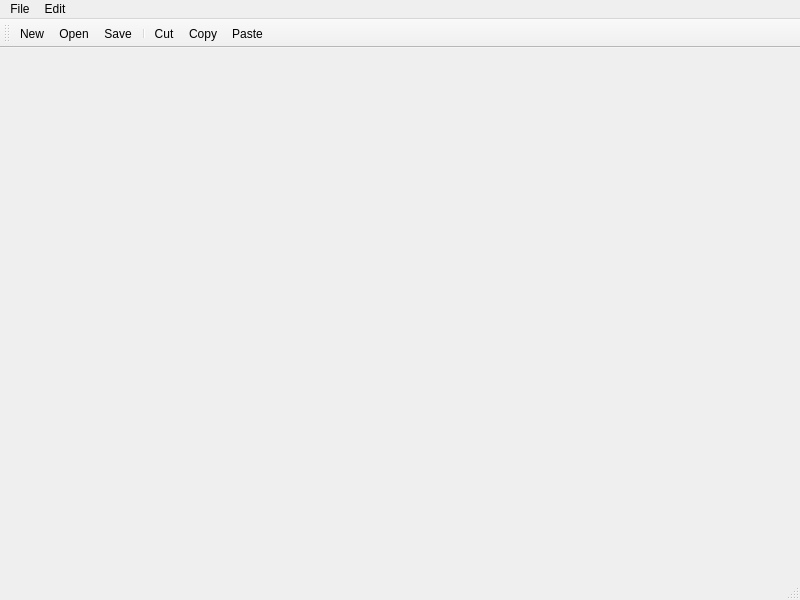
<?xml version="1.0" encoding="UTF-8"?>
<ui version="4.0">
 <class>MainWindow</class>
 <widget class="QMainWindow" name="MainWindow">
  <property name="geometry">
   <rect>
    <x>0</x>
    <y>0</y>
    <width>800</width>
    <height>600</height>
   </rect>
  </property>
  <property name="windowTitle">
   <string>MainWindow</string>
  </property>
  <widget class="QWidget" name="centralwidget"/>
  <widget class="QMenuBar" name="menubar">
   <property name="geometry">
    <rect>
     <x>0</x>
     <y>0</y>
     <width>800</width>
     <height>21</height>
    </rect>
   </property>
   <widget class="QMenu" name="menuFile">
    <property name="title">
     <string>File</string>
    </property>
    <addaction name="actionNew_file"/>
    <addaction name="actionOpen"/>
    <addaction name="actionSave"/>
    <addaction name="separator"/>
    <addaction name="actionExit"/>
   </widget>
   <widget class="QMenu" name="menuEdit">
    <property name="title">
     <string>Edit</string>
    </property>
    <addaction name="actionCut"/>
    <addaction name="actionCopy"/>
    <addaction name="actionPaste"/>
    <addaction name="actionUndo"/>
    <addaction name="actionRedo"/>
   </widget>
   <addaction name="menuFile"/>
   <addaction name="menuEdit"/>
  </widget>
  <widget class="QStatusBar" name="statusbar"/>
  <widget class="QToolBar" name="toolBar">
   <property name="windowTitle">
    <string>toolBar</string>
   </property>
   <attribute name="toolBarArea">
    <enum>TopToolBarArea</enum>
   </attribute>
   <attribute name="toolBarBreak">
    <bool>false</bool>
   </attribute>
   <addaction name="actionNew_file"/>
   <addaction name="actionOpen"/>
   <addaction name="actionSave"/>
   <addaction name="separator"/>
   <addaction name="actionCut"/>
   <addaction name="actionCopy"/>
   <addaction name="actionPaste"/>
  </widget>
  <action name="actionNew_file">
   <property name="text">
    <string>New</string>
   </property>
   <property name="shortcut">
    <string>Ctrl+N</string>
   </property>
  </action>
  <action name="actionOpen">
   <property name="text">
    <string>Open</string>
   </property>
   <property name="shortcut">
    <string>Ctrl+O</string>
   </property>
  </action>
  <action name="actionSave">
   <property name="text">
    <string>Save</string>
   </property>
   <property name="shortcut">
    <string>Ctrl+S</string>
   </property>
  </action>
  <action name="actionExit">
   <property name="text">
    <string>Exit</string>
   </property>
   <property name="shortcut">
    <string>Ctrl+Q</string>
   </property>
  </action>
  <action name="actionCut">
   <property name="text">
    <string>Cut</string>
   </property>
   <property name="shortcut">
    <string>Ctrl+X</string>
   </property>
  </action>
  <action name="actionCopy">
   <property name="text">
    <string>Copy</string>
   </property>
   <property name="shortcut">
    <string>Ctrl+C</string>
   </property>
  </action>
  <action name="actionPaste">
   <property name="text">
    <string>Paste</string>
   </property>
   <property name="shortcut">
    <string>Ctrl+V</string>
   </property>
  </action>
  <action name="actionUndo">
   <property name="text">
    <string>Undo</string>
   </property>
   <property name="shortcut">
    <string>Ctrl+Z</string>
   </property>
  </action>
  <action name="actionRedo">
   <property name="text">
    <string>Redo</string>
   </property>
   <property name="shortcut">
    <string>Ctrl+Y</string>
   </property>
  </action>
 </widget>
 <resources/>
 <connections/>
</ui>
